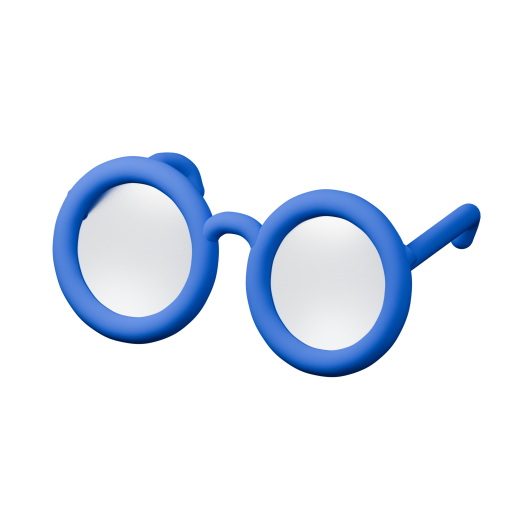
#> input picture design-assets/tracked-wallets-blender/angles-blue/d-frosted/adaptive/d-adaptive-1024.png, 1024 x 1024 px (shown at 1/2 size)
$ python export_app_icon.py
#> lines starting #> are read from the running program, lines starting #| are printed output that depends on the picture
"""Export the selected translucent D render to the shared tracked-wallet image."""
import hashlib
import json
from pathlib import Path
from PIL import Image

source = Path(__file__).resolve().parent
repo = source.parent.parent
selected = source / 'angles-blue/d-frosted/adaptive'
render = selected / 'd-adaptive-1024.png'
blend = selected / 'd-adaptive.blend'
asset = repo / 'packages/ui/src/assets/images/TrackedWalletGlasses.webp'
image = Image.open(render)
#> image is the input picture: PIL image 1024x1024 RGBA; mean R, G, B, A 15.6, 22.8, 33.9, 32.6
assert image.size == (1024,1024) and image.mode == 'RGBA'
# Preserve actual glass transparency; do not flatten over either theme surface.
assert 0 < image.getpixel((650,600))[3] < 255
staging = asset.with_suffix('.webp.tmp')
image.resize((512,512),Image.Resampling.LANCZOS).save(staging,format='WEBP',quality=94,method=6)
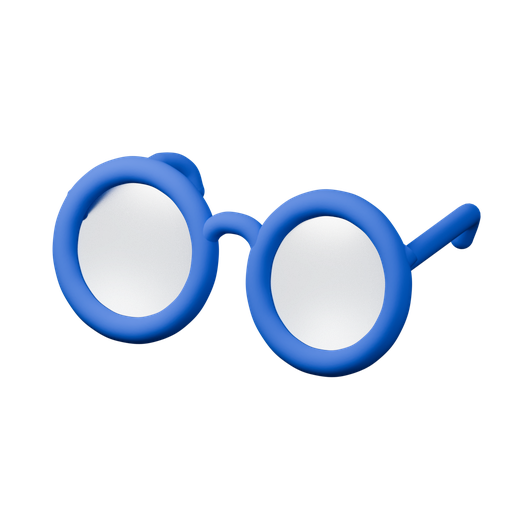
#> saved as TrackedWalletGlasses.webp.tmp: PIL image 512x512 RGBA; mean R, G, B, A 15.7, 23.1, 34.7, 32.6; transparent parts drawn white
staging.replace(asset)
check = Image.open(asset)
assert check.mode == 'RGBA' and check.size == (512,512)
assert 0 < check.getpixel((325,300))[3] < 255
manifest = json.loads((selected/'manifest.json').read_text())
#> (reads design-assets/tracked-wallets-blender/manifest.json from the repository)
#> (the run stopped early here; a loop or call above may not have finished)
